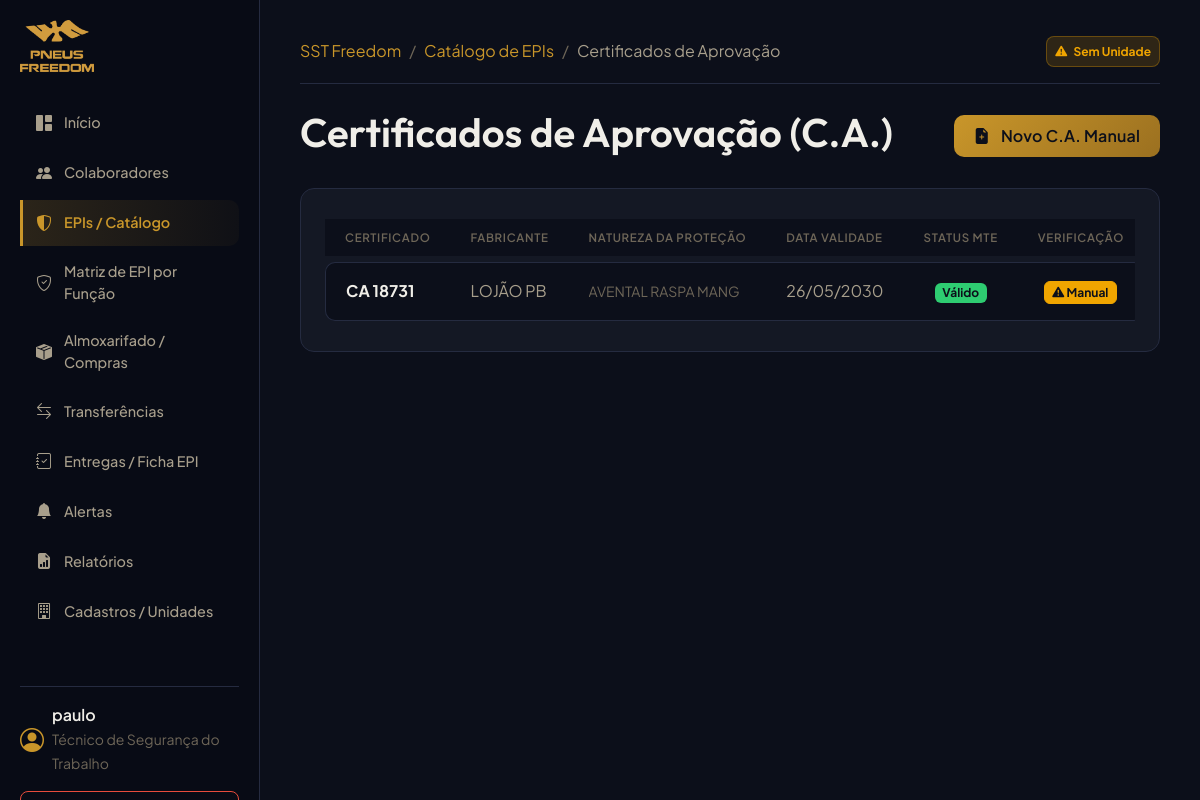
/ppe/ca/ (signed in), run on an earlier commit of the app's database.
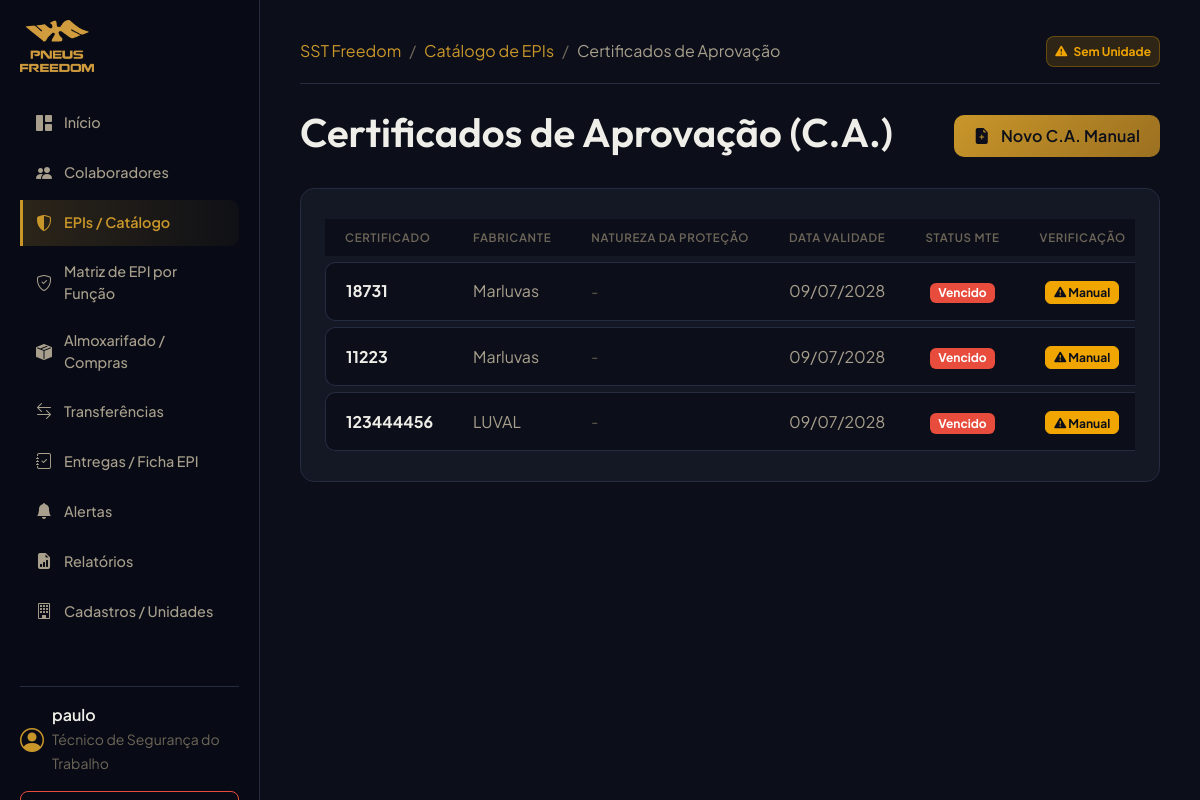
And on a later commit of the database.
### ppe/models.py (models this page shows, shortened)
class CertificadoAprovacao(models.Model):
    STATUS_VERIFICACAO = (
        ('VERIFICADO_BASE_OFICIAL', 'Verificado na Base Oficial CAEPI'),
        ('INFORMADO_MANUALMENTE', 'Informado Manualmente (com justificativa)'),
        ('NAO_ENCONTRADO', 'Não Encontrado na Base MTE'),
        ('DESATUALIZADO', 'Desatualizado'),
    )
    numero = models.CharField(max_length=50, unique=True, verbose_name="Número Normalizado (Dígitos)")
    numero_exibicao = models.CharField(max_length=50, verbose_name="Número de Exibição (ex: CA 12345)")
    equipamento = models.CharField(max_length=255, blank=True, null=True, verbose_name="Descrição Oficial do Equipamento")
    fabricante = models.CharField(max_length=255, blank=True, null=True, verbose_name="Fabricante/Importador Oficial")
    cnpj = models.CharField(max_length=20, blank=True, null=True, verbose_name="CNPJ do Fabricante/Importador")
    natureza_protecao = models.TextField(blank=True, null=True, verbose_name="Natureza da Proteção")
    situacao = models.CharField(max_length=100, blank=True, null=True, verbose_name="Situação do C.A.")
    observacoes = models.TextField(blank=True, null=True, verbose_name="Restrições ou Observações")
    data_emissao = models.DateField(blank=True, null=True, verbose_name="Data de Emissão")
    data_validade = models.DateField(verbose_name="Data de Validade do C.A.")
    fonte = models.CharField(max_length=100, default="CAEPI_MTE", verbose_name="Fonte de Dados")
    ultima_sincronizacao = models.DateTimeField(auto_now=True, verbose_name="Última Sincronização")
    status_verificacao = models.CharField(max_length=30, choices=STATUS_VERIFICACAO, default='INFORMADO_MANUALMENTE', verbose_name="Status de Verificação")
    justificativa_manual = models.TextField(blank=True, null=True, verbose_name="Justificativa (Se cadastrado manualmente)")
    presente_na_fonte = models.BooleanField(default=True, verbose_name="Presente na Fonte Oficial")
    versao_importacao = models.BigIntegerField(default=0, verbose_name="Versão da Última Importação")
    class Meta:
        verbose_name = "Certificado de Aprovação (C.A.)"
        verbose_name_plural = "Certificados de Aprovação (C.A.)"

### ppe/views.py (the view)
# urls.py: path('ca/', CertificadoAprovacaoListView.as_view(), name='ca_list'),
class CertificadoAprovacaoListView(LoginRequiredMixin, ListView):
    model = CertificadoAprovacao
    template_name = "ppe/ca_list.html"
    context_object_name = "cas"

### accounts/models.py (called while the page is built)
    def is_tecnico(self):
        return self.profile_type == self.TECNICO_SST or self.is_superuser

    def is_almoxarife(self):
        return self.profile_type == self.ALMOXARIFE or self.is_superuser

### templates/ppe/ca_list.html (shortened to what this page needs)
{% extends "base.html" %}
{% block breadcrumbs %}
<li class="breadcrumb-item"><a href="{% url 'product_list' %}" class="text-primary text-decoration-none">Catálogo de EPIs</a></li>
<li class="breadcrumb-item active text-secondary" aria-current="page">Certificados de Aprovação</li>
{% endblock %}
{% block content %}
<div class="d-flex justify-content-between align-items-center mb-4">
    <h1>Certificados de Aprovação (C.A.)</h1>
    <div class="d-flex gap-2">
        <a href="{% url 'ca_create' %}" class="btn btn-premium btn-premium-primary">
            <i class="bi bi-file-earmark-plus-fill me-2"></i> Novo C.A. Manual
        </a>
    </div>
</div>
<div class="card-premium">
    <div class="table-responsive">
        <table class="table table-premium mb-0">
            <thead>
                <tr>
                    <th class="text-muted border-0">Certificado</th>
                    <th class="text-muted border-0">Fabricante</th>
                    <th class="text-muted border-0">Natureza da Proteção</th>
                    <th class="text-muted border-0">Data Validade</th>
                    <th class="text-muted border-0 text-center">Status MTE</th>
                    <th class="text-muted border-0 text-center">Verificação</th>
                </tr>
            </thead>
            <tbody>
                {% for ca in cas %}
                <tr>
                    <td class="text-light fw-bold">{{ ca.numero_exibicao }}</td>
                    <td>{{ ca.fabricante|default:"-" }}</td>
                    <td>
                        <small class="text-muted text-truncate d-block" style="max-width: 250px;">{{ ca.natureza_protecao|default:"-" }}</small>
                    </td>
                    <td>{{ ca.data_validade|date:"d/m/Y" }}</td>
                    <td class="text-center">
                        {% if ca.situacao == 'VÁLIDO' %}
                        <span class="badge bg-success">Válido</span>
                        {% else %}
                        <span class="badge bg-danger">Vencido</span>
                        {% endif %}
                    </td>
                    <td class="text-center">
                        {% if ca.status_verificacao == 'VERIFICADO_BASE_OFICIAL' %}
                        <span class="badge bg-success" title="Sincronizado do CAEPI/MTE"><i class="bi bi-check-circle-fill"></i> Base Oficial</span>
                        {% else %}
                        <span class="badge bg-warning text-dark" title="{{ ca.justificativa_manual }}"><i class="bi bi-exclamation-triangle-fill"></i> Manual</span>
                        {% endif %}
                    </td>
                </tr>
                {% empty %}
                <tr>
                    <td colspan="6" class="text-center text-muted border-0 py-4">Nenhum Certificado de Aprovação cadastrado.</td>
                </tr>
                {% endfor %}
            </tbody>
        </table>
    </div>
</div>
{% endblock %}

What changed in the data, as far as the page shows it:
changed CertificadoAprovacao (number 1 of 3 on the later page): numero_exibicao "CA 18731" → "18731"; fabricante "LOJÃO PB" → "Marluvas"; natureza_protecao "AVENTAL RASPA MANG" → "-"; data_validade "26/05/2030" → "09/07/2028"; situacao "Válido" → "Vencido"
added CertificadoAprovacao: numero_exibicao "11223", fabricante "Marluvas", natureza_protecao "-", data_validade "09/07/2028", shows "Vencido"
added CertificadoAprovacao: numero_exibicao "123444456", fabricante "LUVAL", natureza_protecao "-", data_validade "09/07/2028", shows "Vencido"
